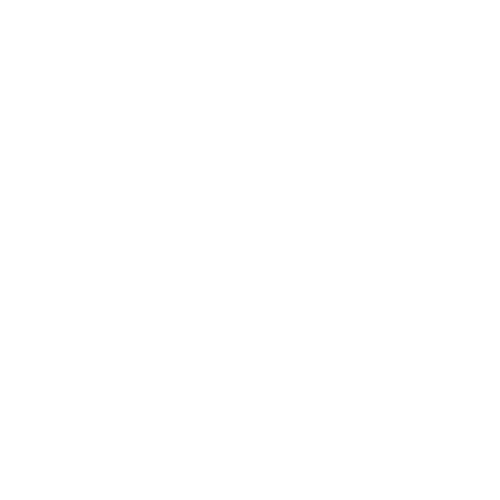
Frame 1 (no input)
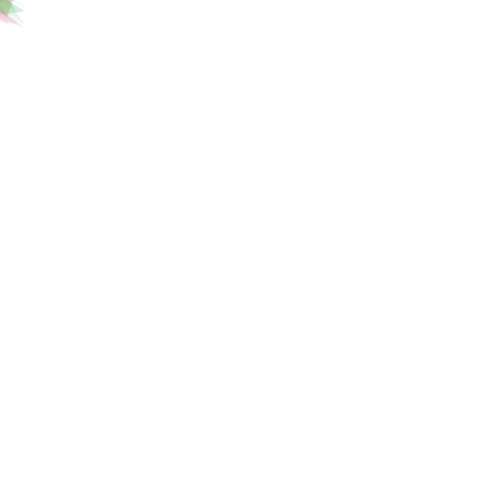
Frame 60 (the mouse pressed at the canvas centre just before this capture)
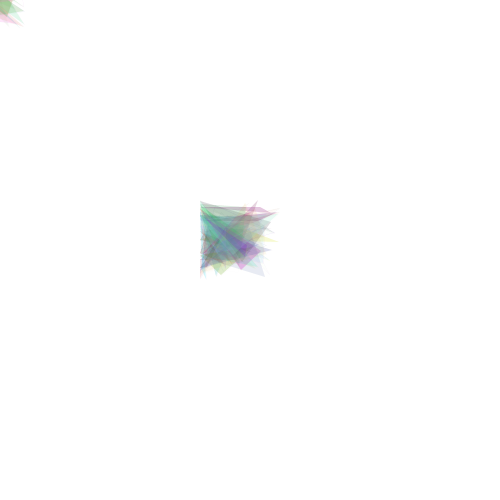
Frame 120 (the mouse held since frame 60 and released just before this capture)

The Processing sketch that drew these frames (run headless with seeded random() and noise(); from frame 60 on, the mouse is pressed at the canvas centre):

// Processing sketch: processing_93948
// ── processing_93948.pde

//position
int x1;
int y1;
int x2;
int y2;
int x3;
int y3;
 
 
void setup() {
  size(500,500);
  background(255);
  smooth();
  noStroke();
}
 
 
void draw() {
    stroke(random(0,255),random(0,255),random(0,255),random(0,63));
    fill(random(0,255),random(0,255),random(0,255),random(0,63));
    strokeWeight(0);
     
   
     
    //triangle
    triangle(x1,y1,x2,y2,x3,y3);
    x1 = int(random(mouseX-50, mouseX-50));
    y1 = int(random(mouseY-50,mouseY+30));
    x2 = int(random(mouseX-50, mouseX+30));
    y2 = int(random(mouseY-50,mouseY+30));
    x3 = int(random(mouseX-50, mouseX+30));
    y3 = int(random(mouseY-50,mouseY+30)); 
}
 
 
void mousePressed() {
    background(255); 
}
